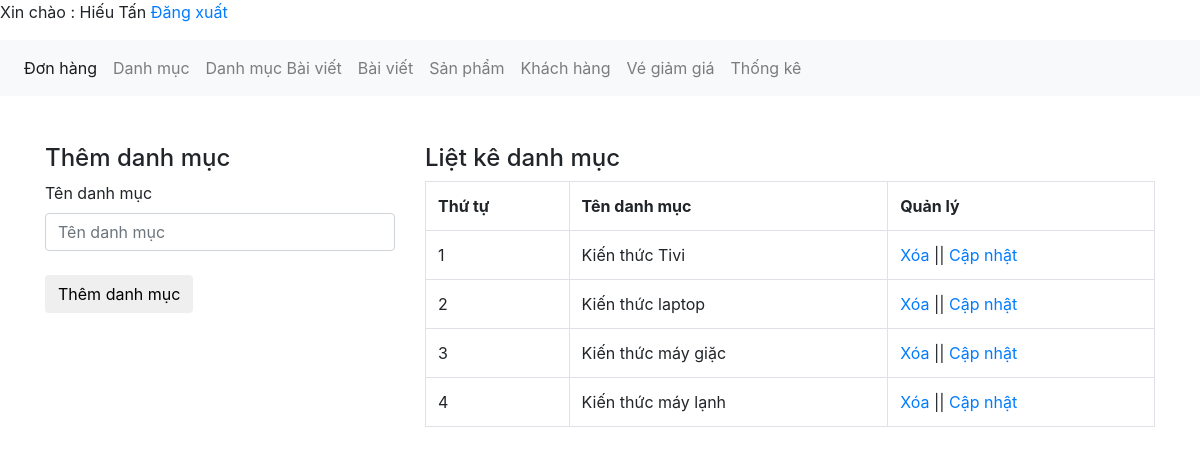
Page /admin/xulydanhmucbaiviet.php (signed in) on the committed database.
### tables this page shows
CREATE TABLE `tbl_danhmuc_tin` (
  `danhmuctin_id` int(11) NOT NULL,
  `tendanhmuc` varchar(100) NOT NULL
);

### admin/xulydanhmucbaiviet.php (the view, shortened to what this page needs)
<?php
	include('../db/connect.php');
?>
<!DOCTYPE html>
<html lang="en">
<head>
	<link href="../css/bootstrap.css" rel="stylesheet" type="text/css" media="all" />
</head>
<body>
<?php include "dashboard.php";?>
<br><br>
	<div class="container">
		<div class="row">
			<?php
			if(isset($_GET['quanly'])=='capnhat'){
				$id_capnhat = $_GET['id'];
				$sql_capnhat = mysqli_query($con,"SELECT * FROM tbl_danhmuc_tin WHERE danhmuctin_id='$id_capnhat'");
				$row_capnhat = mysqli_fetch_array($sql_capnhat);
				?>
				<div class="col-md-4">
				<h4>Cập nhật danh mục</h4>
				<label>Tên danh mục</label>
				<form action="" method="POST">
					<input type="text" class="form-control" name="danhmuc" value="<?php echo $row_capnhat['tendanhmuc'] ?>"><br>
					<input type="hidden" class="form-control" name="id_danhmuc" value="<?php echo $row_capnhat['danhmuctin_id'] ?>">
					<input type="submit" name="capnhatdanhmuc" value="Cập nhật danh mục" class="btn btn-default">
				</form>
				</div>
			<?php
			}else{
				?>
				<div class="col-md-4">
				<h4>Thêm danh mục</h4>
				<label>Tên danh mục</label>
				<form action="" method="POST">
					<input type="text" class="form-control" name="danhmuc" placeholder="Tên danh mục"><br>
					<input type="submit" name="themdanhmuc" value="Thêm danh mục" class="btn btn-default">
				</form>
				</div>
				<?php
			}
				?>
			<div class="col-md-8">
				<h4>Liệt kê danh mục</h4>
				<?php
				$sql_select = mysqli_query($con,"SELECT * FROM tbl_danhmuc_tin ORDER BY danhmuctin_id DESC");
				?>
				<table class="table table-bordered ">
					<tr>
						<th>Thứ tự</th>
						<th>Tên danh mục</th>
						<th>Quản lý</th>
					</tr>
					<?php
					$i = 0;
					while($row_category = mysqli_fetch_array($sql_select)){
						$i++;
					?>
					<tr>
						<td><?php echo $i; ?></td>
						<td><?php echo $row_category['tendanhmuc'] ?></td>
						<td><a href="?xoa=<?php echo $row_category['danhmuctin_id'] ?>">Xóa</a> || <a href="?quanly=capnhat&id=<?php echo $row_category['danhmuctin_id'] ?>">Cập nhật</a></td>
					</tr>
					<?php
					}
					?>
				</table>
			</div>
		</div>
	</div>
</body>
</html>

### rows in the picture
tbl_danhmuc_tin: tendanhmuc "Kiến thức Tivi"
tbl_danhmuc_tin: tendanhmuc "Kiến thức laptop"
tbl_danhmuc_tin: tendanhmuc "Kiến thức máy giặc"
tbl_danhmuc_tin: tendanhmuc "Kiến thức máy lạnh"

### other values in the picture
$_SESSION['dangnhap'] "Hiếu Tấn"
